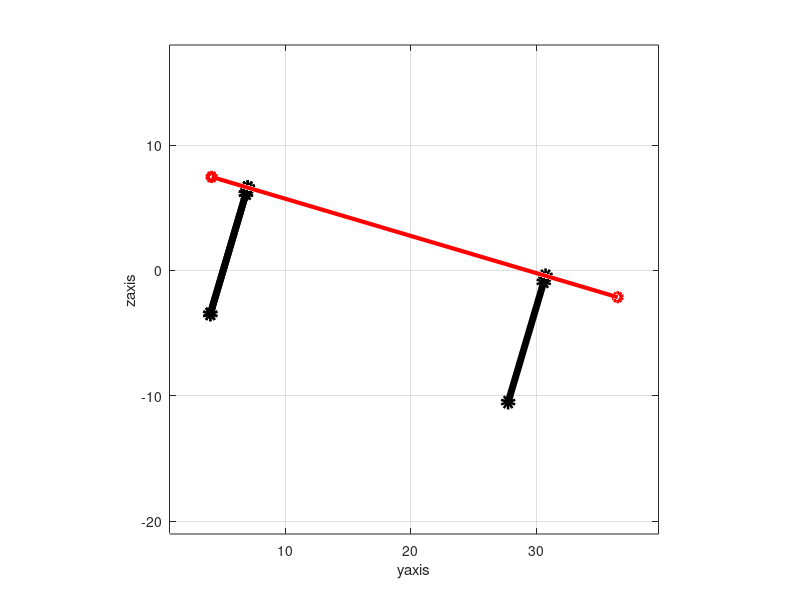

The MATLAB script that drew this image:
%stationary phase
view(45,45)
platept_1 = [0,0,0,1]'
platept_2 = [39,0,0,1]'
platept_3 = [39/2,39*sin(pi/3),0,1]'
x1=platept_1(1);
y1=platept_1(2);
z1=platept_1(3);
x2=platept_2(1);
y2=platept_2(2);
z2=platept_2(3);
x3=platept_3(1);
y3=platept_3(2);
z3=platept_3(3);
hippt_1 = [6*cos(pi/6),6*sin(pi/6),0,1]'
hippt_2 = [39-6*cos(pi/6),6*sin(pi/6),0,1]'
hippt_3 = [39/2,39*sin(pi/3)-6,0,1]'
x4=hippt_1(1);
y4=hippt_1(2);
z4=hippt_1(3);
x5=hippt_2(1);
y5=hippt_2(2);
z5=hippt_2(3);
x6=hippt_3(1);
y6=hippt_3(2);
z6=hippt_3(3);
footpt_1 = [6*cos(pi/6),6*sin(pi/6),-10.5,1]'
footpt_2 = [39-6*cos(pi/6),6*sin(pi/6),-10.5,1]'
footpt_3 = [39/2,39*sin(pi/3)-6,-10.5,1]'
sprpt_1 = [6*cos(pi/6),6*sin(pi/6),-0.5,1]'
sprpt_2 = [39-6*cos(pi/6),6*sin(pi/6),-0.5,1]'
sprpt_3 = [39/2,39*sin(pi/3)-6,-0.5,1]'
x7=footpt_1(1);
y7=footpt_1(2);
z7=footpt_1(3);
x8=footpt_2(1);
y8=footpt_2(2);
z8=footpt_2(3);
x9=footpt_3(1);
y9=footpt_3(2);
z9=footpt_3(3);
x10=sprpt_1(1);
y10=sprpt_1(2);
z10=sprpt_1(3);
x11=sprpt_2(1);
y11=sprpt_2(2);
z11=sprpt_2(3);
x12=sprpt_3(1);
y12=sprpt_3(2);
z12=sprpt_3(3);
X=[x1,x2,x3,x1];
Y=[y1,y2,y3,y1];
Z=[z1,z2,z3,z1];
%plot3(X,Y,Z,'k-o','LineWidth',3)

%plot3([x1,x3],[y1,y3],[z1,z3],'k-o','LineWidth',3)
for i=-0.5:-0.01:-1.5
    z10=i
    z11=i
    
   
    
    plot3(X,Y,Z,'k-o','linewidth',3)
    hold on;
    plot3([x4,x10,x7],[y4,y10,y7],[z4,z10,z7],'r-o','LineWidth',5)
    hold on
    plot3([x5,x11,x8],[y5,y11,y8],[z5,z11,z8],'r-o','LineWidth',5)
    hold on
    plot3([x6,x12,x9],[y6,y12,y9],[z6,z12,z9],'r-o','LineWidth',5)
    hold off
    hold off
    hold off
   grid on;
   box on;
   axis equal;
   view(80,10);
    
    pause(0.01)
    
    
    
end    
for i=-1.5:0.01:0.3125
	z10=i
	z11=i

	plot3(X,Y,Z,'k-o','linewidth',3)
    hold on;
    plot3([x4,x10,x7],[y4,y10,y7],[z4,z10,z7],'r-o','LineWidth',5)
    hold on
    plot3([x5,x11,x8],[y5,y11,y8],[z5,z11,z8],'r-o','LineWidth',5)
    hold on
    plot3([x6,x12,x9],[y6,y12,y9],[z6,z12,z9],'r-o','LineWidth',5)
    hold off
    hold off
    hold off
    grid on;
    box on;
    axis equal;
    view(80,10);
   
    
    pause(0.01)
end
hold on
plot3(X,Y,Z,'k-o','LineWidth',3)
hold on
t0=0;
tf=20;
x0=0;
xdot0=0;
IC=[x0,xdot0];
timespan=[t0:3:tf];
sdot=@(t,s) [s(2);-t-s(1)-s(2)]
[time,state_values]=ode45(sdot,timespan,IC);
%plot(time,state_values(:,1))
for t= 0:pi/600:pi/60
rotate=[[1,0,0,0];[0,cos(-t),-sin(-t),0];[0,sin(-t),cos(-t),0];[0,0,0,1]]
bringback=[[1,0,0,-x9];[0,1,0,-y9];[0,0,1,-z9];[0,0,0,1]]
bringback2=[[1,0,0,x9];[0,1,0,y9];[0,0,1,z9];[0,0,0,1]]

platept_1=bringback2*rotate*bringback*platept_1
platept_2=bringback2*rotate*bringback*platept_2
platept_3=bringback2*rotate*bringback*platept_3
x1=platept_1(1);
y1=platept_1(2);
z1=platept_1(3);
x2=platept_2(1);
y2=platept_2(2);
z2=platept_2(3);
x3=platept_3(1);
y3=platept_3(2);
z3=platept_3(3);
X=[x1,x2,x3,x1];
Y=[y1,y2,y3,y1];
Z=[z1,z2,z3,z1];

hippt_1=bringback2*rotate*bringback*hippt_1
hippt_2=bringback2*rotate*bringback*hippt_2		
hippt_3=bringback2*rotate*bringback*hippt_3
sprpt_1=bringback2*rotate*bringback*sprpt_1
sprpt_2=bringback2*rotate*bringback*sprpt_2
sprpt_3=bringback2*rotate*bringback*sprpt_3
footpt_1=bringback2*rotate*bringback*footpt_1
footpt_2=bringback2*rotate*bringback*footpt_2
x12=sprpt_3(1);
y12=sprpt_3(2);
z12=sprpt_3(3);
x6=hippt_3(1);
y6=hippt_3(2);
z6=hippt_3(3);
x7=footpt_1(1);
y7=footpt_1(2);
z7=footpt_1(3);
x8=footpt_2(1);
y8=footpt_2(2);
z8=footpt_2(3);
x4=hippt_1(1);
y4=hippt_1(2);
z4=hippt_1(3);
x5=hippt_2(1);
y5=hippt_2(2);
z5=hippt_2(3);
x10=sprpt_1(1);
y10=sprpt_1(2);
z10=sprpt_1(3);
x11=sprpt_2(1);
y11=sprpt_2(2);
z11=sprpt_2(3);
plot3(X,Y,Z,'r-o','LineWidth',3)
hold on;
    plot3([x6,x12,x9],[y6,y12,y9],[z6,z12,z9],'k-o','LineWidth',5)
 plot3([x4,x10,x7],[y4,y10,y7],[z4,z10,z7],'k-o','LineWidth',5)
    plot3([x5,x11,x8],[y5,y11,y8],[z5,z11,z8],'k-o','LineWidth',5)
    grid on; 
    box on; 
    axis equal;
    xlabel('xaxis');
    ylabel('yaxis');
    zlabel('zaxis');
    
    view(90,0)
    hold off;
pause(0.1)
end
